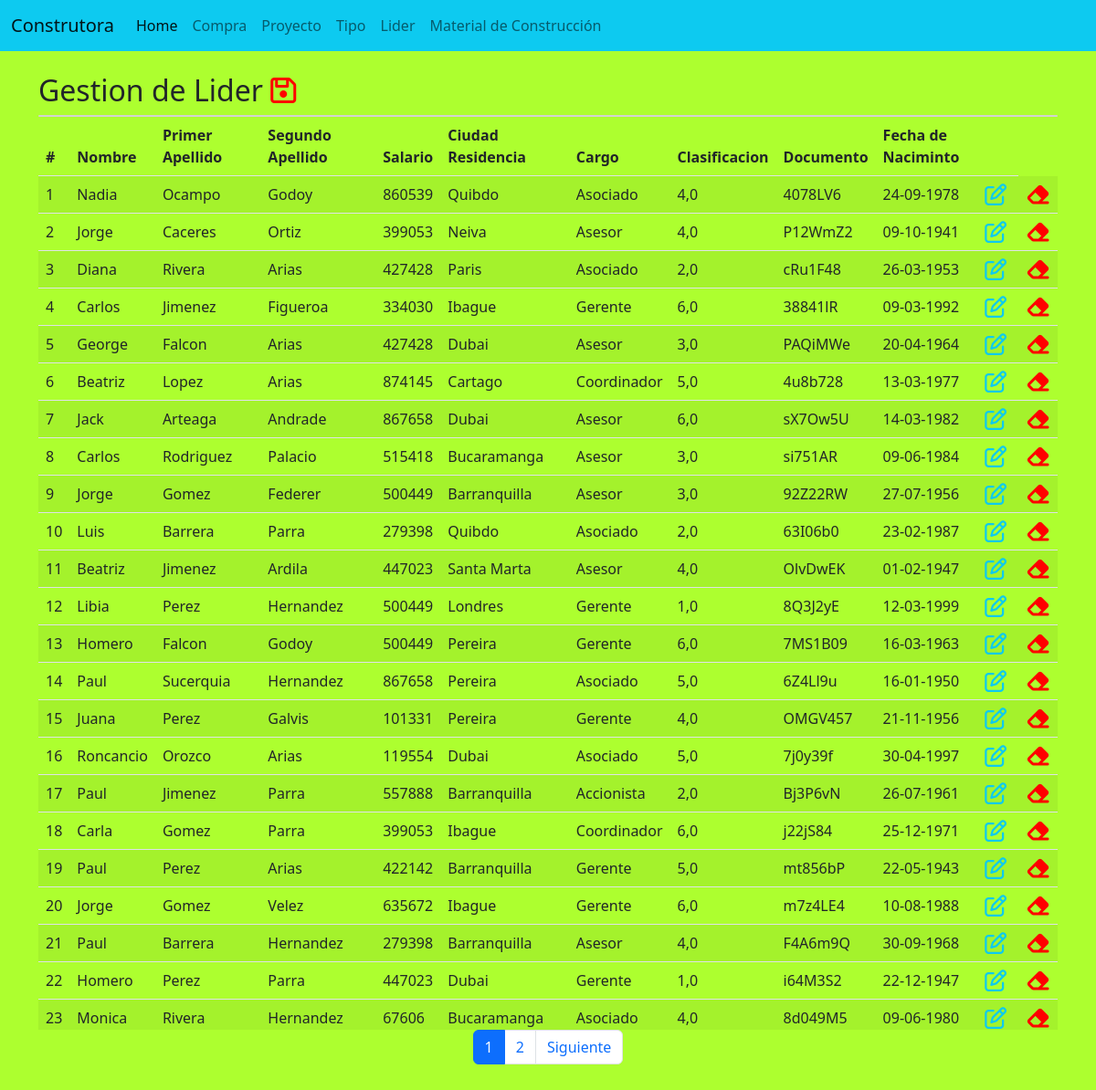
The page /listarLider/ on the database its author committed.
### apps/proyectos/models.py (models this page shows)
class Lider(models.Model):
    id_lider = models.AutoField(db_column='ID_Lider', primary_key=True)  # Field name made lowercase.
    nombre = models.CharField(max_length = 50)  # Field name made lowercase.
    primer_apellido = models.CharField(max_length = 50)  # Field name made lowercase.
    segundo_apellido = models.CharField(max_length = 50)  # Field name made lowercase.
    salario = models.IntegerField(db_column='Salario')  # Field name made lowercase.
    ciudad_residencia = models.CharField(max_length = 50)  # Field name made lowercase.
    cargo = models.CharField(max_length = 50)  # Field name made lowercase.
    clasificacion = models.FloatField(db_column='Clasificacion')  # Field name made lowercase.
    documento_identidad = models.CharField(max_length = 50)  # Field name made lowercase.
    fecha_nacimiento = models.DateTimeField(db_column='Fecha_Nacimiento')  # Field name made lowercase.
    class Meta:
        managed = False
        db_table = 'Lider'

### apps/proyectos/views.py (the view)
# urls.py: path("listarLider/", views.listarLider, name = "listaL"),
def listarLider(request):
    liderList = Lider.objects.get_queryset().order_by('id_lider')
    page = request.GET.get("page", 1)
    try:
        paginator = Paginator(liderList, 50)
        liderList = paginator.page(page)
    except:
        raise Http404
    data = {
        "entity" : liderList,
        "paginator" : paginator
    }
    return render(request, "listar/listarLider.html", data)

### apps/proyectos/templates/listar/listarLider.html (shortened to what this page needs)
{% extends 'base.html' %}
{% block body %}
<div class = "row">
    <div class = "col-sm-24 col-md-24 col-lg-24 col-xl-24 ">
        <h2>Gestion de Lider  <a href="{% url 'saveL' %}"><i class="fa fa-floppy-o" aria-hidden="true"  style = "color: red;"></i></a></h2>
        <div class = "card">
    </div>
    <div class = "col-sm-24 col-md-24 col-lg-24 col-xl-24">
        <div class = "table-responsive">
            <table class = "table table-striped">
                 <thead>
                        <tr>
                            <th>#</th>
                            <th>Nombre</th>
                            <th>Primer Apellido</th>
                            <th>Segundo Apellido</th>
                            <th>Salario</th>
                            <th>Ciudad Residencia</th>
                            <th>Cargo</th>
                            <th>Clasificacion</th>
                            <th>Documento</th>
                            <th colspan = "2">Fecha de Naciminto</th>
                        </tr>
                 </thead>
                 <tbody>
                    {% for c in entity %}
                    <tr>
                        <td>{{c.id_lider}}</td>
                        <td>{{c.nombre}}</td>
                        <td>{{c.primer_apellido}}</td>
                        <td>{{c.segundo_apellido}}</td>
                        <td>{{c.salario}}</td>
                        <td>{{c.ciudad_residencia}}</td>
                        <td>{{c.cargo}}</td>
                        <td>{{c.clasificacion}}</td>
                        <td>{{c.documento_identidad}}</td>
                        <td style="white-space:nowrap">{{c.fecha_nacimiento | date:"d-m-Y"}}</td>
                        <td><a href="{% url 'editarL' c.id_lider %}"><i class="fa fa-pencil-square-o fa-xl" aria-hidden="true"  style = "color: #0DCAF0;"></i></a></td>
                        <td><a onclick="eliminar({{ c.id_lider }})" href="#"><i class="fa fa-eraser fa-xl" aria-hidden="true"  style = "color: red;"></i></a></td>
                    </tr>
                    {% endfor %}
                 </tbody>
            </table>
        </div>
        {% include "paginacion.html" %}
    </div>
</div>
{% endblock %}

### apps/proyectos/static/css/styles.css (style rules this page uses)
body { background: greenyellow; }
.table-responsive { height: 1000px; overflow: scroll; }

### rows shown on the page
Lider: id_lider "1", nombre "Nadia", primer_apellido "Ocampo", segundo_apellido "Godoy", salario "860539", ciudad_residencia "Quibdo", cargo "Asociado", clasificacion "4,0", documento_identidad "4078LV6", fecha_nacimiento "24-09-1978"
Lider: id_lider "2", nombre "Jorge", primer_apellido "Caceres", segundo_apellido "Ortiz", salario "399053", ciudad_residencia "Neiva", cargo "Asesor", clasificacion "4,0", documento_identidad "P12WmZ2", fecha_nacimiento "09-10-1941"
Lider: id_lider "3", nombre "Diana", primer_apellido "Rivera", segundo_apellido "Arias", salario "427428", ciudad_residencia "Paris", cargo "Asociado", clasificacion "2,0", documento_identidad "cRu1F48", fecha_nacimiento "26-03-1953"
Lider: id_lider "4", nombre "Carlos", primer_apellido "Jimenez", segundo_apellido "Figueroa", salario "334030", ciudad_residencia "Ibague", cargo "Gerente", clasificacion "6,0", documento_identidad "38841lR", fecha_nacimiento "09-03-1992"
Lider: id_lider "5", nombre "George", primer_apellido "Falcon", segundo_apellido "Arias", salario "427428", ciudad_residencia "Dubai", cargo "Asesor", clasificacion "3,0", documento_identidad "PAQiMWe", fecha_nacimiento "20-04-1964"
Lider: id_lider "6", nombre "Beatriz", primer_apellido "Lopez", segundo_apellido "Arias", salario "874145", ciudad_residencia "Cartago", cargo "Coordinador", clasificacion "5,0", documento_identidad "4u8b728", fecha_nacimiento "13-03-1977"
Lider: id_lider "7", nombre "Jack", primer_apellido "Arteaga", segundo_apellido "Andrade", salario "867658", ciudad_residencia "Dubai", cargo "Asesor", clasificacion "6,0", documento_identidad "sX7Ow5U", fecha_nacimiento "14-03-1982"
Lider: id_lider "8", nombre "Carlos", primer_apellido "Rodriguez", segundo_apellido "Palacio", salario "515418", ciudad_residencia "Bucaramanga", cargo "Asesor", clasificacion "3,0", documento_identidad "si751AR", fecha_nacimiento "09-06-1984"
Lider: id_lider "9", nombre "Jorge", primer_apellido "Gomez", segundo_apellido "Federer", salario "500449", ciudad_residencia "Barranquilla", cargo "Asesor", clasificacion "3,0", documento_identidad "92Z22RW", fecha_nacimiento "27-07-1956"
Lider: id_lider "10", nombre "Luis", primer_apellido "Barrera", segundo_apellido "Parra", salario "279398", ciudad_residencia "Quibdo", cargo "Asociado", clasificacion "2,0", documento_identidad "63I06b0", fecha_nacimiento "23-02-1987"
Lider: id_lider "11", nombre "Beatriz", primer_apellido "Jimenez", segundo_apellido "Ardila", salario "447023", ciudad_residencia "Santa Marta", cargo "Asesor", clasificacion "4,0", documento_identidad "OlvDwEK", fecha_nacimiento "01-02-1947"
Lider: id_lider "12", nombre "Libia", primer_apellido "Perez", segundo_apellido "Hernandez", salario "500449", ciudad_residencia "Londres", cargo "Gerente", clasificacion "1,0", documento_identidad "8Q3J2yE", fecha_nacimiento "12-03-1999"
Lider: id_lider "13", nombre "Homero", primer_apellido "Falcon", segundo_apellido "Godoy", salario "500449", ciudad_residencia "Pereira", cargo "Gerente", clasificacion "6,0", documento_identidad "7MS1B09", fecha_nacimiento "16-03-1963"
Lider: id_lider "14", nombre "Paul", primer_apellido "Sucerquia", segundo_apellido "Hernandez", salario "867658", ciudad_residencia "Pereira", cargo "Asociado", clasificacion "5,0", documento_identidad "6Z4Ll9u", fecha_nacimiento "16-01-1950"
Lider: id_lider "15", nombre "Juana", primer_apellido "Perez", segundo_apellido "Galvis", salario "101331", ciudad_residencia "Pereira", cargo "Gerente", clasificacion "4,0", documento_identidad "OMGV457", fecha_nacimiento "21-11-1956"
Lider: id_lider "16", nombre "Roncancio", primer_apellido "Orozco", segundo_apellido "Arias", salario "119554", ciudad_residencia "Dubai", cargo "Asociado", clasificacion "5,0", documento_identidad "7j0y39f", fecha_nacimiento "30-04-1997"
Lider: id_lider "17", nombre "Paul", primer_apellido "Jimenez", segundo_apellido "Parra", salario "557888", ciudad_residencia "Barranquilla", cargo "Accionista", clasificacion "2,0", documento_identidad "Bj3P6vN", fecha_nacimiento "26-07-1961"
Lider: id_lider "18", nombre "Carla", primer_apellido "Gomez", segundo_apellido "Parra", salario "399053", ciudad_residencia "Ibague", cargo "Coordinador", clasificacion "6,0", documento_identidad "j22jS84", fecha_nacimiento "25-12-1971"
Lider: id_lider "19", nombre "Paul", primer_apellido "Perez", segundo_apellido "Arias", salario "422142", ciudad_residencia "Barranquilla", cargo "Gerente", clasificacion "5,0", documento_identidad "mt856bP", fecha_nacimiento "22-05-1943"
Lider: id_lider "20", nombre "Jorge", primer_apellido "Gomez", segundo_apellido "Velez", salario "635672", ciudad_residencia "Ibague", cargo "Gerente", clasificacion "6,0", documento_identidad "m7z4LE4", fecha_nacimiento "10-08-1988"
Lider: id_lider "21", nombre "Paul", primer_apellido "Barrera", segundo_apellido "Hernandez", salario "279398", ciudad_residencia "Barranquilla", cargo "Asesor", clasificacion "4,0", documento_identidad "F4A6m9Q", fecha_nacimiento "30-09-1968"
Lider: id_lider "22", nombre "Homero", primer_apellido "Perez", segundo_apellido "Parra", salario "447023", ciudad_residencia "Dubai", cargo "Gerente", clasificacion "1,0", documento_identidad "i64M3S2", fecha_nacimiento "22-12-1947"
Lider: id_lider "23", nombre "Monica", primer_apellido "Rivera", segundo_apellido "Hernandez", salario "67606", ciudad_residencia "Bucaramanga", cargo "Asociado", clasificacion "4,0", documento_identidad "8d049M5", fecha_nacimiento "09-06-1980"

### other values the page prints
{{ page }} "1" "2"
